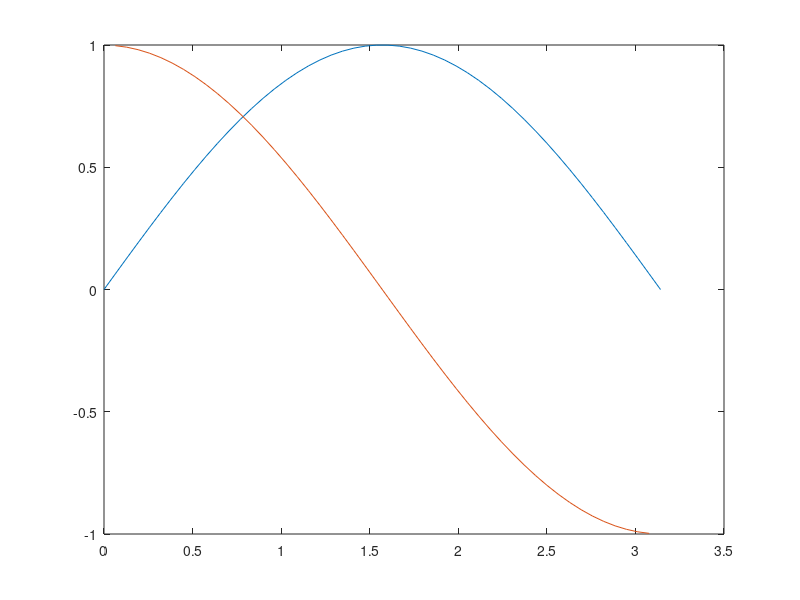

The MATLAB script that drew this image: (Note: this script raises an error after producing the figure.)
% Aleksei Simone
% ME203
% Lecture 21

clc; clear all; format compact

%% Differentiation

% Given
x= 0:10;
y=[5 4 2 3 4 7 9 7 6 5 4];
% Calculations
dx=diff(x)
dy=diff(y)

% Calculate slope
dy_dx=dy./dx


%% Example 2

x=linspace(0,pi,50);
y=sin(x);

n=length(x);
% calculate differences
dy=y(3:n)-y(1:n-2);
dx=x(3:n)-x(1:n-2);
% slope
dy_dx=dy./dx
plot(x,y,x(2:n-1),dy_dx)

%% ode45

x=[0 0.5]
y=2
[x,y]=ode45(@odeexample1,x,y);
figure(1)
plot(x,y)

%% ode45 ex 2

x=[6 24];
y=-3;
[x,y]=ode45(@odeexample2,x,y)
figure(2)
plot(x,y)

%% ex 3
t_start=0
t_final=5
t_range=[t_start t_final]
xo=0.05
dxo_dt=0
initial=[xo dxo_dt]
% solve the diff eq
[t s]=ode45('second_order_odes',t_range,initial)
figure(3)
subplot(1,2,1)
plot(t,s(:,1))
subplot(1,2,2)
plot(t,s(:,2))

%% ex4 

t_start=0
t_final=2
t_range=[t_start t_final]
xo=0
dxo_dt=0
initial=[xo dxo_dt]
% solve the diff eq
[t s]=ode45('second_order_odes2',t_range,initial)
figure(3)
subplot(1,2,1)
plot(t,s(:,1))
subplot(1,2,2)
plot(t,s(:,2))






